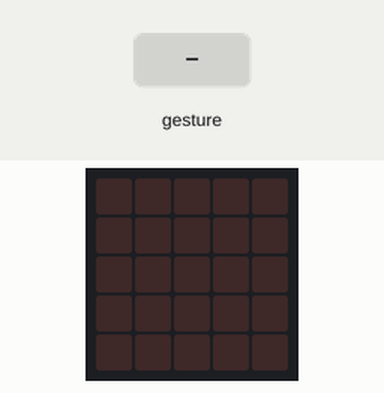
Bench run of a program on a simulated BBC micro:bit (MakeCode). Shown: the board's 5×5 LED display. The test bench sets the inputs (shaded band). Random numbers come from a fixed seed; a tilt is held for 1.5 s and a shake lasts 1 s, then the board lies face up again.

Above: at 1.2 s.
1.3 s: gesture 'shake'
At 2.4 s:
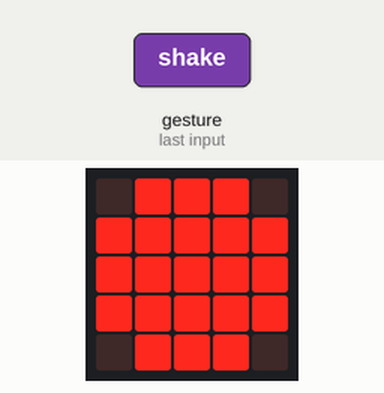
3.0 s: gesture 'shake'
At 3.7 s:
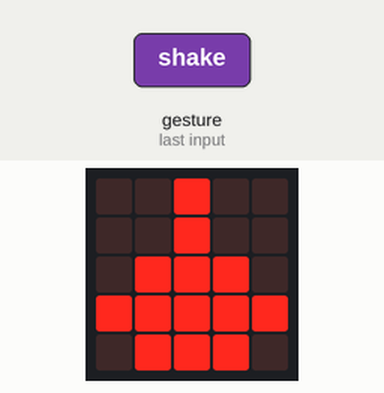
4.7 s: gesture 'shake'
At 6.2 s:
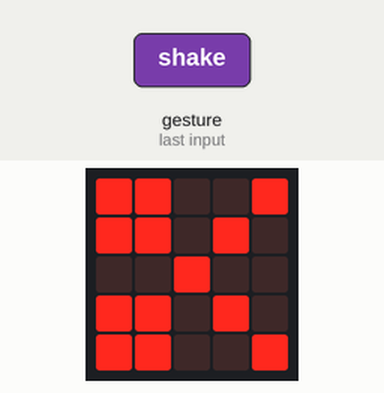
Timing chart, 0 to 7.7 s (numbered marks = the images above; inputs shaded):
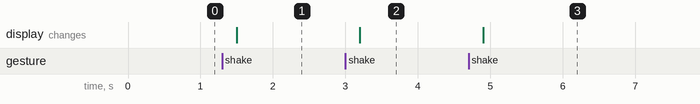

Measured:
- after the input at 1.3 s, the display: changes after 0.20 s (image 1)
- after the input at 3.0 s, the display: changes after 0.20 s (image 2)
- after the input at 4.7 s, the display: changes after 0.20 s (image 3)

The program:

main.ts
```typescript
let hand = 0
input.onGesture(Gesture.Shake, function () {
    hand = randint(1, 4)
    if (hand == 1) {
        basic.showLeds(`
            . . # . .
            . . # . .
            . # # # .
            # # # # #
            . # # # .
            `)
    } else if (hand == 2) {
        basic.showLeds(`
            . # # # .
            # # # # #
            # # # # #
            # # # # #
            . # # # .
            `)
    } else if (hand == 4) {
        basic.showLeds(`
            . # . . .
            # # # # #
            . # # # #
            . # # . .
            . # # . .
            `)
    } else {
        basic.showLeds(`
            # # . . #
            # # . # .
            . . # . .
            # # . # .
            # # . . #
            `)
    }
})
basic.forever(function () {

})
```

test.ts
```typescript
// les tests vont ici ; cela ne sera pas compilé si ce paquet est utilisé en tant qu'extension.
```
